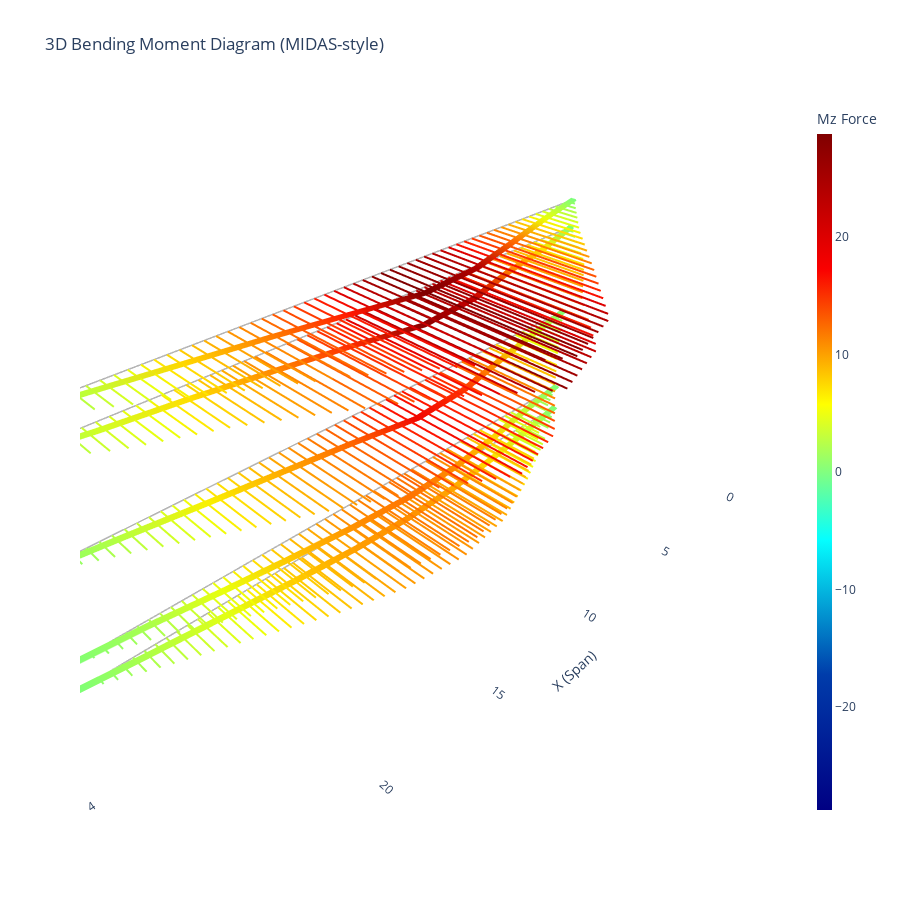

This figure's notebook cell:
### Code cell
fig_bmd = build_3d_force_diagram(
    df=df,
    nodes=nodes,
    girders=girders,
    component="Mz"
)
fig_bmd.show()
